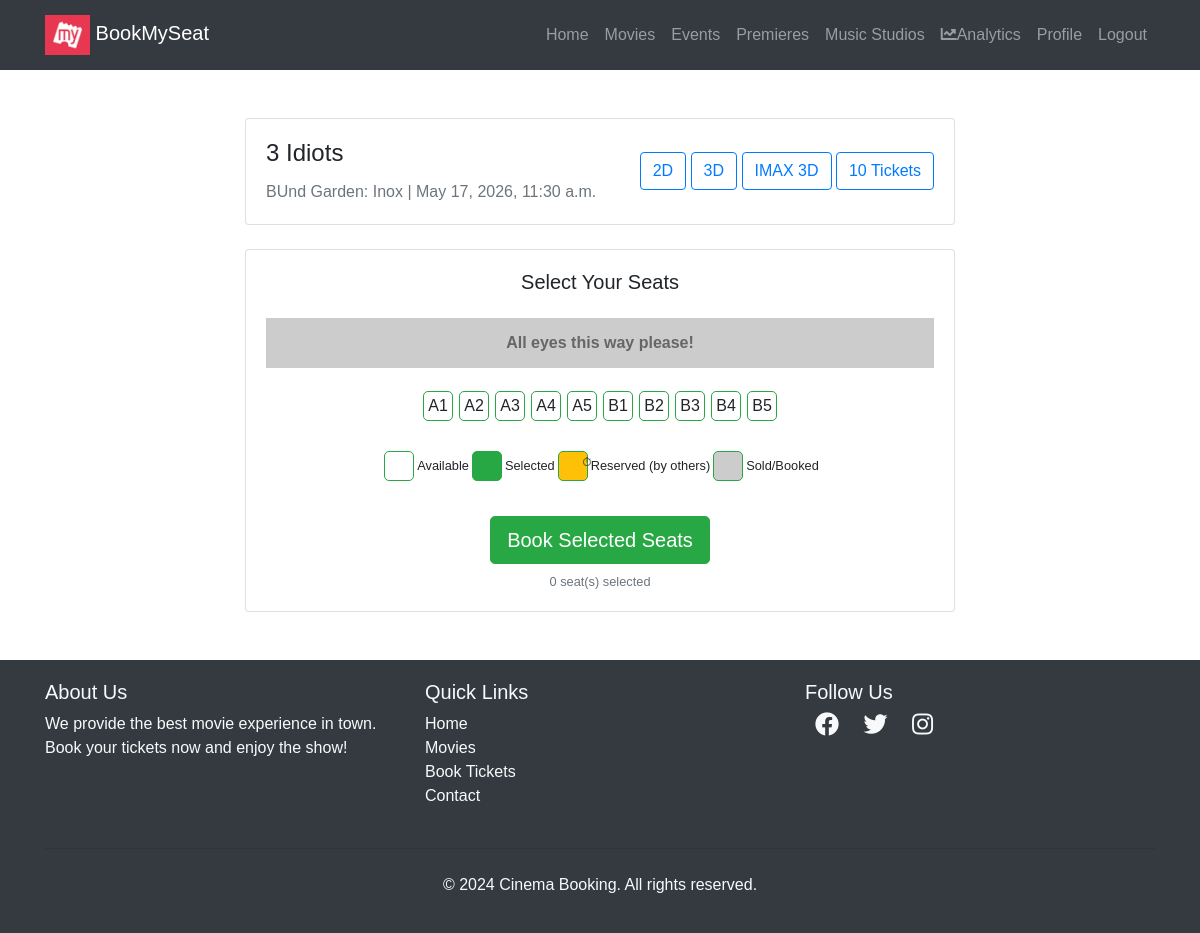
The app's page /movies/theater/2/seats/book/ (signed in) with its own data.
### movies/models.py (models this page shows, shortened)
class Theater(models.Model):
    name = models.CharField(max_length=255)
    movie = models.ForeignKey(
        Movie, on_delete=models.CASCADE, related_name="theaters"
    )
    time = models.DateTimeField()

class Movie(models.Model):
    name = models.CharField(max_length=255)
    image = models.ImageField(upload_to="movies/")
    rating = models.DecimalField(max_digits=3, decimal_places=1)
    cast = models.TextField()
    description = models.TextField(blank=True, null=True)  # optional
    release_date = models.DateField(blank=True, null=True, help_text="Movie release date")
    runtime = models.IntegerField(blank=True, null=True, help_text="Runtime in minutes")
    director = models.CharField(max_length=255, blank=True, null=True, help_text="Movie director name(s)")
    trailer_url = models.URLField(
        blank=True,
        null=True,
        help_text="Full YouTube URL (youtube.com or youtu.be). Stored safely as video ID.",
    )
    language = models.ForeignKey(
        Language,
        on_delete=models.PROTECT,
        related_name="movies",
        db_index=True,
    )
    genres = models.ManyToManyField(Genre, related_name="movies", blank=True)
    class Meta:
        ordering = ["-rating", "name"]
        indexes = [
            models.Index(fields=["name"]),
            models.Index(fields=["rating"]),
            models.Index(fields=["language"]),
            models.Index(fields=["language", "name"]),
            models.Index(fields=["name", "id"]),
            models.Index(fields=["rating", "id"]),
        ]
    _YOUTUBE_ID_RE = re.compile(r"^[A-Za-z0-9_-]{10,12}$")

class Seat(models.Model):
    theater = models.ForeignKey(
        Theater, on_delete=models.CASCADE, related_name="seats"
    )
    seat_number = models.CharField(max_length=10)
    is_booked = models.BooleanField(default=False)

### movies/views.py (the view, shortened to what this page needs)
# urls.py: path('theater/<int:theater_id>/seats/book/', views.book_seats, name='book_seats'),
@login_required(login_url='/login/')
def book_seats(request, theater_id):
    theater = get_object_or_404(Theater, id=theater_id)
    seats = Seat.objects.filter(theater=theater)
    reservations = SeatReservation.objects.filter(
        seat__theater=theater,
        expires_at__gt=timezone.now()
    ).select_related('seat', 'user')
    reserved_seat_ids = set(reservations.values_list('seat_id', flat=True))
    return render(request, 'movies/seat_selection.html', {
        'theater': theater,
        "seats": seats,
        'reservations': reservations,
        'reserved_seat_ids': reserved_seat_ids
    })

### templates/movies/seat_selection.html (shortened to what this page needs)
{% extends "users/basic.html" %}
{% block content %}
<div class="container mt-5">
  <div class="row">
    <div class="col-lg-8 mx-auto">
      <div class="card mb-4">
        <div class="card-body">
          <div class="d-flex justify-content-between align-items-center flex-wrap">
            <div>
              <h4 class="card-title">{{ theater.movie.name }}</h4>
              <p class="card-text text-muted">
                {{ theater.name }} | {{ theater.time }}
              </p>
            </div>
            <div class="mt-2 mt-sm-0">
              <button class="btn btn-outline-primary me-2 mb-2 mb-sm-0">
                2D
              </button>
              <button class="btn btn-outline-primary me-2 mb-2 mb-sm-0">
                3D
              </button>
              <button class="btn btn-outline-primary mb-2 mb-sm-0">
                IMAX 3D
              </button>
              <button class="btn btn-outline-primary mb-2 mb-sm-0">
                {{seats|length}} Tickets
              </button>
            </div>
          </div>
        </div>
      </div>
      <div class="card">
        <div class="card-body">
          <h5 class="card-title text-center mb-4">Select Your Seats</h5>
          <div class="screen">All eyes this way please!</div>
          <form method="POST" id="seat-selection-form">
            <div class="d-flex justify-content-center flex-wrap mb-4" id="seats-container">
              {% for seat in seats %}
              <div class="seat {% if seat.is_booked %}sold{% elif seat.id in reserved_seat_ids %}reserved{% endif %}"
                   id="seat-wrapper-{{ seat.id }}"
                   data-seat-id="{{ seat.id }}"
                   title="Seat {{ seat.seat_number }}">
                {% if not seat.is_booked and seat.id not in reserved_seat_ids %}
                <label
                  for="seat-{{ seat.id }}"
                  class="w-100 h-100 d-flex align-items-center justify-content-center"
                  >{{ seat.seat_number }}</label
                >
                {% else %}
                <span class="w-100 h-100 d-flex align-items-center justify-content-center">{{ seat.seat_number }}</span>
                {% endif %}
              </div>
              {% endfor %}
            </div>
            <div class="d-flex justify-content-center mb-4 flex-wrap">
              <div class="d-flex align-items-center me-4 mb-2">
                <div class="seat" style="background-color: white"></div>
                <span class="ms-2 small">Available</span>
              </div>
              <div class="d-flex align-items-center me-4 mb-2">
                <div class="seat selected"></div>
                <span class="ms-2 small">Selected</span>
              </div>
              <div class="d-flex align-items-center me-4 mb-2">
                <div class="seat reserved"></div>
                <span class="ms-2 small">Reserved (by others)</span>
              </div>
              <div class="d-flex align-items-center mb-2">
                <div class="seat sold"></div>
                <span class="ms-2 small">Sold/Booked</span>
              </div>
            </div>
            <div class="text-center">
              <button type="submit" class="btn btn-success btn-lg" id="book-btn">
                Book Selected Seats
              </button>
              <div id="selected-count" class="mt-2 text-muted small">
                <span id="seat-count">0</span> seat(s) selected
              </div>
            </div>
          </form>
        </div>
      </div>
    </div>
  </div>
</div>
{% endblock %}

### templates/users/basic.html (style rules this page uses)
body { font-family: Arial, sans-serif; }

### templates/movies/seat_selection.html (style rules this page uses)
body { font-family: Arial, sans-serif; }
.seat { width: 30px; height: 30px; border: 1px solid #28a745; margin: 3px; text-align: center; line-height: 30px; cursor: pointer; border-radius: 5px; transition: background-color 0.3s, color 0.3s; position: relative; }
.seat.selected { background-color: #28a745; color: white; }
.seat.sold { background-color: #ccc; cursor: not-allowed; }
.seat.reserved { background-color: #ffc107; cursor: not-allowed; }
.seat.reserved::after { content: "⏱"; position: absolute; top: -5px; right: -5px; font-size: 12px; }
.screen { margin: 20px 0; background-color: #ccc; height: 50px; text-align: center; line-height: 50px; color: #666; font-weight: bold; }

### records on screen
Theater: movie.name "3 Idiots", name "BUnd Garden: Inox", time "May 17, 2026, 11:30 a.m."
Seat: seat_number "A1"
Seat: seat_number "A2"
Seat: seat_number "A3"
Seat: seat_number "A4"
Seat: seat_number "A5"
Seat: seat_number "B1"
Seat: seat_number "B2"
Seat: seat_number "B3"
Seat: seat_number "B4"
Seat: seat_number "B5"

### other values on screen
{{ seats|length }} "10"
